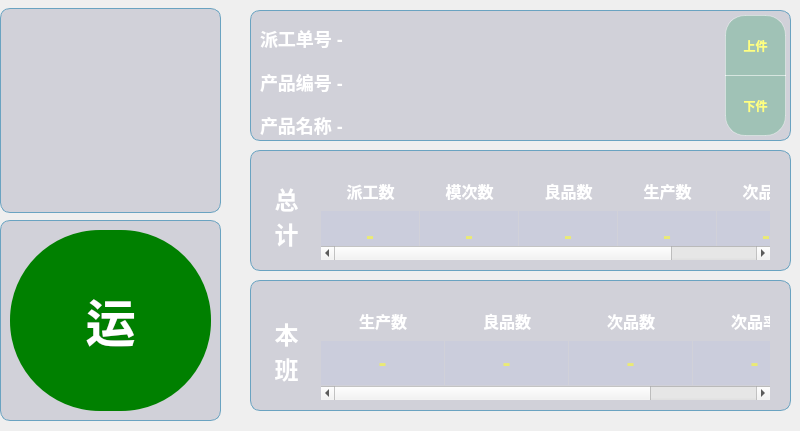
<?xml version="1.0" encoding="UTF-8"?>
<ui version="4.0">
 <class>MainHomePage</class>
 <widget class="QWidget" name="MainHomePage">
  <property name="geometry">
   <rect>
    <x>0</x>
    <y>0</y>
    <width>800</width>
    <height>431</height>
   </rect>
  </property>
  <property name="font">
   <font>
    <pointsize>12</pointsize>
   </font>
  </property>
  <property name="windowTitle">
   <string>Form</string>
  </property>
  <property name="styleSheet">
   <string notr="true">#MainHomePage{
border-image: url(&quot;F:/tmp/MESApp1.1/res/main_bk.png&quot;) 50 00 0 0 repeat;
}

QGroupBox
{
background-color: rgba(85, 85, 127, 50);
border-radius: 10px;
border: 1px solid rgb(106, 163, 193);
}
#widget_back
{
background-color: rgba(85, 85, 127, 50);
border-radius: 10px;
border: 1px solid rgb(106, 163, 193);
}
#widget_back_3
{
background-color: rgba(85, 85, 127, 50);
border-radius: 10px;
border: 1px solid rgb(106, 163, 193);
}
#btItemNext {font: bold  12px;
	color: rgb(255, 255, 127);
border-bottom-left-radius:20px;
border-bottom-right-radius:20px;
border: 1px solid rgba(255, 255, 255,100);
background-color: rgba(85, 170, 127,100);}

#btItemUp{
font: bold  12px;
	color: rgb(255, 255, 127);
border-top-left-radius:20px;
border-top-right-radius:20px;
border: 1px solid rgba(255, 255, 255,100);
background-color: rgba(85, 170, 127,100);}

#groupBox1 QLabel {
color: rgb(255, 255, 255);
font: bold 18px;
background-color: transparent;
}
#labelSumTitle {
color: rgb(255, 255, 255);
font: bold 24px;
padding-left:2px;
}
#labelClassTitle {
color: rgb(255, 255, 255);
font: bold 24px;
padding-left:2px;
}

#MainHomePage QTableWidget {
	background-color: transparent;
	font: bold 24px;	
	color: rgb(234, 234, 116);
}
#MainHomePage QHeaderView{  
	background-color: transparent;
}
#MainHomePage QHeaderView::section {	
	background-color: transparent;
	color: rgb(255, 255, 255);
	font: bold 16px;
	border: 0px solid #6c6c6c;
	height: 40px;
}
#MainHomePage QTableWidget::item {
	background-color: rgba(130, 157, 255, 20);
}</string>
  </property>
  <widget class="QGroupBox" name="groupBox1">
   <property name="geometry">
    <rect>
     <x>250</x>
     <y>10</y>
     <width>541</width>
     <height>131</height>
    </rect>
   </property>
   <property name="title">
    <string/>
   </property>
   <widget class="QWidget" name="verticalLayoutWidget">
    <property name="geometry">
     <rect>
      <x>10</x>
      <y>10</y>
      <width>461</width>
      <height>124</height>
     </rect>
    </property>
    <layout class="QVBoxLayout" name="verticalLayout">
     <item>
      <widget class="QLabel" name="label_order">
       <property name="styleSheet">
        <string notr="true"/>
       </property>
       <property name="text">
        <string>派工单号 -</string>
       </property>
       <property name="alignment">
        <set>Qt::AlignLeading|Qt::AlignLeft|Qt::AlignVCenter</set>
       </property>
      </widget>
     </item>
     <item>
      <widget class="QLabel" name="label_num">
       <property name="styleSheet">
        <string notr="true"/>
       </property>
       <property name="text">
        <string>产品编号 -</string>
       </property>
       <property name="alignment">
        <set>Qt::AlignLeading|Qt::AlignLeft|Qt::AlignVCenter</set>
       </property>
      </widget>
     </item>
     <item>
      <widget class="QLabel" name="label_name">
       <property name="styleSheet">
        <string notr="true"/>
       </property>
       <property name="text">
        <string>产品名称 -</string>
       </property>
       <property name="alignment">
        <set>Qt::AlignLeading|Qt::AlignLeft|Qt::AlignVCenter</set>
       </property>
      </widget>
     </item>
    </layout>
   </widget>
   <widget class="QPushButton" name="btItemUp">
    <property name="geometry">
     <rect>
      <x>475</x>
      <y>5</y>
      <width>61</width>
      <height>61</height>
     </rect>
    </property>
    <property name="focusPolicy">
     <enum>Qt::NoFocus</enum>
    </property>
    <property name="styleSheet">
     <string notr="true"/>
    </property>
    <property name="text">
     <string>上件</string>
    </property>
   </widget>
   <widget class="QPushButton" name="btItemNext">
    <property name="geometry">
     <rect>
      <x>475</x>
      <y>65</y>
      <width>61</width>
      <height>61</height>
     </rect>
    </property>
    <property name="focusPolicy">
     <enum>Qt::NoFocus</enum>
    </property>
    <property name="styleSheet">
     <string notr="true"/>
    </property>
    <property name="text">
     <string>下件</string>
    </property>
   </widget>
  </widget>
  <widget class="QGroupBox" name="groupBox2">
   <property name="geometry">
    <rect>
     <x>250</x>
     <y>150</y>
     <width>541</width>
     <height>121</height>
    </rect>
   </property>
   <property name="title">
    <string/>
   </property>
   <widget class="QLabel" name="labelSumTitle">
    <property name="geometry">
     <rect>
      <x>10</x>
      <y>20</y>
      <width>51</width>
      <height>91</height>
     </rect>
    </property>
    <property name="styleSheet">
     <string notr="true"/>
    </property>
    <property name="text">
     <string>总
计</string>
    </property>
    <property name="alignment">
     <set>Qt::AlignCenter</set>
    </property>
   </widget>
   <widget class="QTableWidget" name="tableWidgetCount">
    <property name="geometry">
     <rect>
      <x>70</x>
      <y>20</y>
      <width>451</width>
      <height>91</height>
     </rect>
    </property>
    <property name="focusPolicy">
     <enum>Qt::NoFocus</enum>
    </property>
    <property name="editTriggers">
     <set>QAbstractItemView::NoEditTriggers</set>
    </property>
    <property name="selectionMode">
     <enum>QAbstractItemView::NoSelection</enum>
    </property>
    <property name="gridStyle">
     <enum>Qt::NoPen</enum>
    </property>
    <attribute name="horizontalHeaderVisible">
     <bool>true</bool>
    </attribute>
    <attribute name="horizontalHeaderDefaultSectionSize">
     <number>99</number>
    </attribute>
    <attribute name="horizontalHeaderShowSortIndicator" stdset="0">
     <bool>false</bool>
    </attribute>
    <attribute name="horizontalHeaderStretchLastSection">
     <bool>true</bool>
    </attribute>
    <attribute name="verticalHeaderVisible">
     <bool>false</bool>
    </attribute>
    <attribute name="verticalHeaderCascadingSectionResizes">
     <bool>false</bool>
    </attribute>
    <attribute name="verticalHeaderDefaultSectionSize">
     <number>51</number>
    </attribute>
    <attribute name="verticalHeaderStretchLastSection">
     <bool>true</bool>
    </attribute>
    <attribute name="verticalHeaderVisible">
     <bool>false</bool>
    </attribute>
    <attribute name="horizontalHeaderShowSortIndicator" stdset="0">
     <bool>false</bool>
    </attribute>
    <attribute name="verticalHeaderDefaultSectionSize">
     <number>51</number>
    </attribute>
    <attribute name="horizontalHeaderStretchLastSection">
     <bool>true</bool>
    </attribute>
    <attribute name="horizontalHeaderVisible">
     <bool>true</bool>
    </attribute>
    <attribute name="verticalHeaderCascadingSectionResizes">
     <bool>false</bool>
    </attribute>
    <attribute name="verticalHeaderStretchLastSection">
     <bool>true</bool>
    </attribute>
    <attribute name="horizontalHeaderDefaultSectionSize">
     <number>99</number>
    </attribute>
    <row>
     <property name="text">
      <string>新建行</string>
     </property>
    </row>
    <column>
     <property name="text">
      <string>派工数</string>
     </property>
    </column>
    <column>
     <property name="text">
      <string>模次数</string>
     </property>
    </column>
    <column>
     <property name="text">
      <string>良品数</string>
     </property>
    </column>
    <column>
     <property name="text">
      <string>生产数</string>
     </property>
    </column>
    <column>
     <property name="text">
      <string>次品数</string>
     </property>
    </column>
    <item row="0" column="0">
     <property name="text">
      <string>-</string>
     </property>
     <property name="textAlignment">
      <set>AlignHCenter|AlignVCenter|AlignCenter</set>
     </property>
    </item>
    <item row="0" column="1">
     <property name="text">
      <string>-</string>
     </property>
     <property name="textAlignment">
      <set>AlignHCenter|AlignVCenter|AlignCenter</set>
     </property>
    </item>
    <item row="0" column="2">
     <property name="text">
      <string>-</string>
     </property>
     <property name="textAlignment">
      <set>AlignHCenter|AlignVCenter|AlignCenter</set>
     </property>
    </item>
    <item row="0" column="3">
     <property name="text">
      <string>-</string>
     </property>
     <property name="textAlignment">
      <set>AlignHCenter|AlignVCenter|AlignCenter</set>
     </property>
    </item>
    <item row="0" column="4">
     <property name="text">
      <string>-</string>
     </property>
     <property name="textAlignment">
      <set>AlignHCenter|AlignVCenter|AlignCenter</set>
     </property>
    </item>
   </widget>
  </widget>
  <widget class="QGroupBox" name="groupBox3">
   <property name="geometry">
    <rect>
     <x>250</x>
     <y>280</y>
     <width>541</width>
     <height>131</height>
    </rect>
   </property>
   <property name="title">
    <string/>
   </property>
   <widget class="QLabel" name="labelClassTitle">
    <property name="geometry">
     <rect>
      <x>10</x>
      <y>20</y>
      <width>51</width>
      <height>101</height>
     </rect>
    </property>
    <property name="styleSheet">
     <string notr="true"/>
    </property>
    <property name="text">
     <string>本
班</string>
    </property>
    <property name="alignment">
     <set>Qt::AlignCenter</set>
    </property>
   </widget>
   <widget class="QTableWidget" name="tableWidgetClass">
    <property name="geometry">
     <rect>
      <x>70</x>
      <y>20</y>
      <width>451</width>
      <height>101</height>
     </rect>
    </property>
    <property name="focusPolicy">
     <enum>Qt::NoFocus</enum>
    </property>
    <property name="editTriggers">
     <set>QAbstractItemView::NoEditTriggers</set>
    </property>
    <property name="selectionMode">
     <enum>QAbstractItemView::NoSelection</enum>
    </property>
    <property name="gridStyle">
     <enum>Qt::NoPen</enum>
    </property>
    <attribute name="horizontalHeaderVisible">
     <bool>true</bool>
    </attribute>
    <attribute name="horizontalHeaderCascadingSectionResizes">
     <bool>false</bool>
    </attribute>
    <attribute name="horizontalHeaderDefaultSectionSize">
     <number>124</number>
    </attribute>
    <attribute name="horizontalHeaderHighlightSections">
     <bool>false</bool>
    </attribute>
    <attribute name="horizontalHeaderMinimumSectionSize">
     <number>25</number>
    </attribute>
    <attribute name="horizontalHeaderShowSortIndicator" stdset="0">
     <bool>false</bool>
    </attribute>
    <attribute name="horizontalHeaderStretchLastSection">
     <bool>true</bool>
    </attribute>
    <attribute name="verticalHeaderVisible">
     <bool>false</bool>
    </attribute>
    <attribute name="verticalHeaderCascadingSectionResizes">
     <bool>false</bool>
    </attribute>
    <attribute name="verticalHeaderShowSortIndicator" stdset="0">
     <bool>false</bool>
    </attribute>
    <attribute name="verticalHeaderStretchLastSection">
     <bool>true</bool>
    </attribute>
    <attribute name="verticalHeaderVisible">
     <bool>false</bool>
    </attribute>
    <attribute name="horizontalHeaderShowSortIndicator" stdset="0">
     <bool>false</bool>
    </attribute>
    <attribute name="horizontalHeaderStretchLastSection">
     <bool>true</bool>
    </attribute>
    <attribute name="horizontalHeaderCascadingSectionResizes">
     <bool>false</bool>
    </attribute>
    <attribute name="horizontalHeaderVisible">
     <bool>true</bool>
    </attribute>
    <attribute name="verticalHeaderCascadingSectionResizes">
     <bool>false</bool>
    </attribute>
    <attribute name="horizontalHeaderMinimumSectionSize">
     <number>25</number>
    </attribute>
    <attribute name="verticalHeaderShowSortIndicator" stdset="0">
     <bool>false</bool>
    </attribute>
    <attribute name="horizontalHeaderHighlightSections">
     <bool>false</bool>
    </attribute>
    <attribute name="verticalHeaderStretchLastSection">
     <bool>true</bool>
    </attribute>
    <attribute name="horizontalHeaderDefaultSectionSize">
     <number>124</number>
    </attribute>
    <row>
     <property name="text">
      <string>新建行</string>
     </property>
    </row>
    <column>
     <property name="text">
      <string>生产数</string>
     </property>
    </column>
    <column>
     <property name="text">
      <string>良品数</string>
     </property>
    </column>
    <column>
     <property name="text">
      <string>次品数</string>
     </property>
    </column>
    <column>
     <property name="text">
      <string>次品率</string>
     </property>
    </column>
    <item row="0" column="0">
     <property name="text">
      <string>-</string>
     </property>
     <property name="textAlignment">
      <set>AlignHCenter|AlignVCenter|AlignCenter</set>
     </property>
    </item>
    <item row="0" column="1">
     <property name="text">
      <string>-</string>
     </property>
     <property name="textAlignment">
      <set>AlignHCenter|AlignVCenter|AlignCenter</set>
     </property>
    </item>
    <item row="0" column="2">
     <property name="text">
      <string>-</string>
     </property>
     <property name="textAlignment">
      <set>AlignHCenter|AlignVCenter|AlignCenter</set>
     </property>
    </item>
    <item row="0" column="3">
     <property name="text">
      <string>-</string>
     </property>
     <property name="textAlignment">
      <set>AlignHCenter|AlignVCenter|AlignCenter</set>
     </property>
    </item>
   </widget>
  </widget>
  <widget class="QWidget" name="widget_back" native="true">
   <property name="geometry">
    <rect>
     <x>0</x>
     <y>8</y>
     <width>221</width>
     <height>205</height>
    </rect>
   </property>
   <property name="styleSheet">
    <string notr="true"/>
   </property>
  </widget>
  <widget class="QWidget" name="widget_back_3" native="true">
   <property name="geometry">
    <rect>
     <x>0</x>
     <y>220</y>
     <width>221</width>
     <height>201</height>
    </rect>
   </property>
   <property name="styleSheet">
    <string notr="true"/>
   </property>
   <widget class="QLabel" name="runStatus">
    <property name="geometry">
     <rect>
      <x>10</x>
      <y>10</y>
      <width>201</width>
      <height>181</height>
     </rect>
    </property>
    <property name="styleSheet">
     <string notr="true">border-radius: 90px;
background-color: rgb(0, 172, 0);
background-color: red;
background-color:green;
font:bold 50px;
color: rgb(255, 255, 255);</string>
    </property>
    <property name="text">
     <string>运</string>
    </property>
    <property name="alignment">
     <set>Qt::AlignCenter</set>
    </property>
   </widget>
  </widget>
 </widget>
 <resources/>
 <connections/>
</ui>
